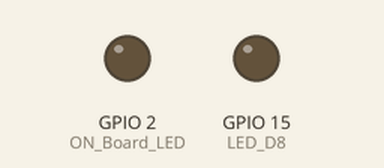
Simulated run of this sketch. Board: ESP8266 (NodeMCU). Shown: output pins drawn as LEDs (lit = HIGH). WiFi joins after 1.5 s; servers stay silent unless stated; uploads are accepted with an empty reply; what the sketch prints to the serial monitor is not drawn.

Above: at 0.0 s.
At 1.8 s:
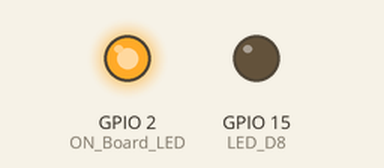
Timing chart, 0 to 3.3 s (numbered marks = the images above):
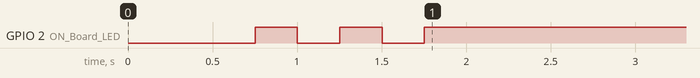

The sketch:

04_Essai_-_NodeMCU_Get_Data_From_MySQL_Database.ino
```cpp
/*
 * Ref : https://arduinogetstarted.com/tutorials/arduino-mysql
 * 1- Prepare DataBase MySQL
 *      1.1 -> Log on to Data Base :
 *  Linux# mysql -u root -p
 *      1.2 -> Create an account nammed "Arduino" :
 *  mysql> CREATE USER 'Arduino'@'localhost' IDENTIFIED BY 'ArduinoGetStarted.com';
 *  mysql> GRANT ALL PRIVILEGES ON *.* TO 'Arduino'@'localhost' WITH GRANT OPTION;
 *  mysql> FLUSH PRIVILEGES;
 *
 *      1.3 -> Create a DataBase :
 *  mysql> CREATE DATABASE db_arduino CHARACTER SET = 'utf8' COLLATE = 'utf8_general_ci';
 *
 *      1.4 -> Create a MySQL table
        USE db_arduino;
        CREATE TABLE tbl_temp (
          temp_id    INT UNSIGNED NOT NULL AUTO_INCREMENT,
          temp_value FLOAT DEFAULT 0.00,
          PRIMARY KEY (temp_id)
        );
 *  mysql>
 *  mysql>
 *
 * 2 -  Linux Apache prepare and PHP file (PHP file to forme resuestes to DataBase :
 * Linux# sudo mkdir /var/www/html/insert_temp
 * Linux# sudo vim insert_temp.php
 * **********************************************************************
  <?php

  if(isset($_GET["temperature"])) {
     $temperature = $_GET["temperature"]; // get temperature value from HTTP GET

     $servername = "localhost";
     $username = "Arduino";
     $password = "ArduinoGetStarted.com";
     $dbname = "db_arduino";

     // Create connection
     $conn = new mysqli($servername, $username, $password, $dbname);
     // Check connection
     if ($conn->connect_error) {
        die("Connection failed: " . $conn->connect_error);
     }

     $sql = "INSERT INTO tbl_temp (temp_value) VALUES ($temperature)";

     if ($conn->query($sql) === TRUE) {
        echo "New record created successfully";
     } else {
        echo "Error: " . $sql . " => " . $conn->error;
     }

     $conn->close();
  } else {
     echo "temperature is not set";
  }
  ?>
 * **********************************************************************
 * 2- Open Arduino IDE & Create an Arduino file and add this Arduino [C++] code into the file
 *      /!\ Don't forget to adapte the IP adresse and SSID / WiFi KEY with your Environnement
      then upload the Arduino file to NodeMCU via IDE
 * FOR TEST you can open a WEB navigateur and insert the following URL and the end new temprature added :
 *  Exemple ---> https://192.168.3.200/insert_temp.php?temperature=36.2
 *  vérifie on the MySQL CLI or with PhpMyAdmin
 *  mysql> USE db_arduino
 *  mysql> SELECT * from tbl_temp;
 *          +---------+------------+
 *          | temp_id | temp_value |
 *          +---------+------------+
 *          |       1 |       25.6 |
 *          |       2 |       37.5 |
 *          |       3 |     45.101 |
 *          |       4 |       27.5 |
 *          |       5 |     29.001 |
 *          |       6 |       36.2 |
 *          +---------+------------+
 *          6 rows in set (0.00 sec)
 *
 */


//--> <SD> NodeMCU Inits
//----------------------------------------see here: https://www.youtube.com/watch?v=8jMr94B8iN0 to add NodeMCU ESP8266 library and board
#include <ESP8266WiFi.h>
#include <WiFiClient.h>
#include <ESP8266HTTPClient.h>
//----------------------------------------
#define ON_Board_LED 2  //--> Defining an On Board LED (GPIO2 = D4), used for indicators when the process of connecting to a wifi router
#define LED_D8 15 //--> Defines an LED Pin. D8 = GPIO15
//----------------------------------------SSID and Password of your WiFi router.
const char* ssid = "SSID"; //--> Your wifi name or SSID.
const char* password = "PASSWORD"; //--> Your wifi password.
//----------------------------------------


//--> </SD> NodeMCU


WiFiClient client;

int    HTTP_PORT   = 80;
String HTTP_METHOD = "GET";
char   HOST_NAME[] = "192.168.1.2"; // change to your PC's IP address
String PATH_NAME   = "/insert_temp.php";
String queryString = "?temperature=28.5";

void setup() {
  Serial.begin(9600);

  //--> <SD> NodeMCU
  // put your setup code here, to run once:
  delay(500);

  WiFi.mode(WIFI_STA);
  WiFi.begin(ssid, password); //--> Connect to your WiFi router
  Serial.println("");

  pinMode(ON_Board_LED,OUTPUT); //--> On Board LED port Direction output
  digitalWrite(ON_Board_LED, HIGH); //--> Turn off Led On Board

  pinMode(LED_D8,OUTPUT); //--> LED port Direction output
  digitalWrite(LED_D8, LOW); //--> Turn off Led

  //----------------------------------------Wait for connection
  Serial.print("Connecting");
  while (WiFi.status() != WL_CONNECTED) {
    Serial.print(".");
    //----------------------------------------Make the On Board Flashing LED on the process of connecting to the wifi router.
    digitalWrite(ON_Board_LED, LOW);
    delay(250);
    digitalWrite(ON_Board_LED, HIGH);
    delay(250);
    //----------------------------------------
  }
  //----------------------------------------
  digitalWrite(ON_Board_LED, HIGH); //--> Turn off the On Board LED when it is connected to the wifi router.
  //----------------------------------------If successfully connected to the wifi router, the IP Address that will be visited is displayed in the serial monitor
  Serial.println("");
  Serial.print("Successfully connected to : ");
  Serial.println(ssid);
  Serial.print("IP address: ");
  Serial.println(WiFi.localIP());
  Serial.println();
  //----------------------------------------
  //--> </SD> NodeMCU

  // connect to web server on port 80:
  if(client.connect(HOST_NAME, HTTP_PORT)) {
    // if connected:
    Serial.println("Connected to server");
    // make a HTTP request:
    // send HTTP header
    client.println(HTTP_METHOD + " " + PATH_NAME + queryString + " HTTP/1.1");
    client.println("Host: " + String(HOST_NAME));
    client.println("Connection: close");
    client.println(); // end HTTP header

    while(client.connected()) {
      if(client.available()){
        // read an incoming byte from the server and print it to serial monitor:
        char c = client.read();
        Serial.print(c);
      }
    }

    // the server's disconnected, stop the client:
    client.stop();
    Serial.println();
    Serial.println("disconnected");
  } else {// if not connected:
    Serial.println("connection failed");
  }
}

void loop() {

}
```
